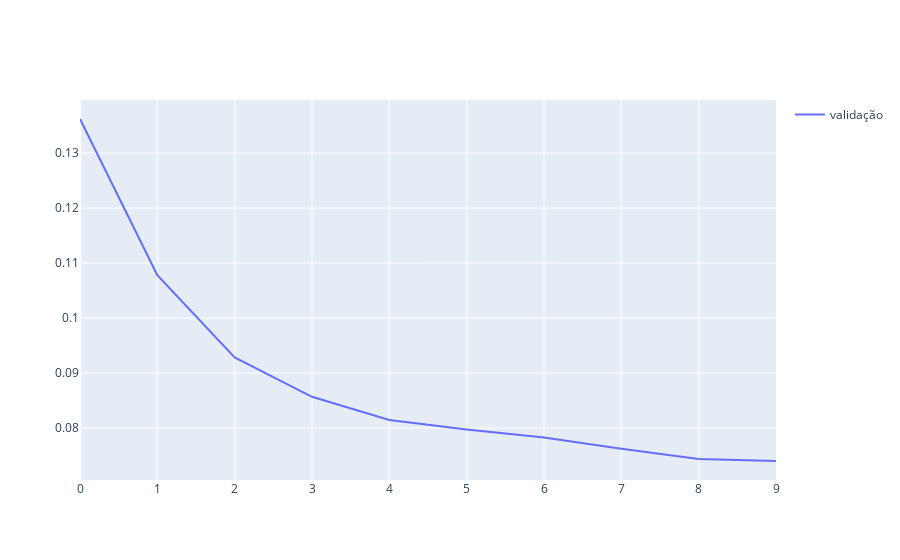

The notebook cell saved with this chart:
### Code cell
model = treinoModelo2(D[3])

### Figure 1 — Plotly figure (JSON) as saved in the notebook; plotly's stock layout.template omitted (floating-point values rounded to 4 significant figures)
{"data": [{"mode": "lines", "name": "validação", "showlegend": true, "type": "scatter", "y": [0.1362, 0.1078, 0.09284, 0.08568, 0.08146, 0.07972, 0.07829, 0.07622, 0.07438, 0.074]}], "layout": {}}
